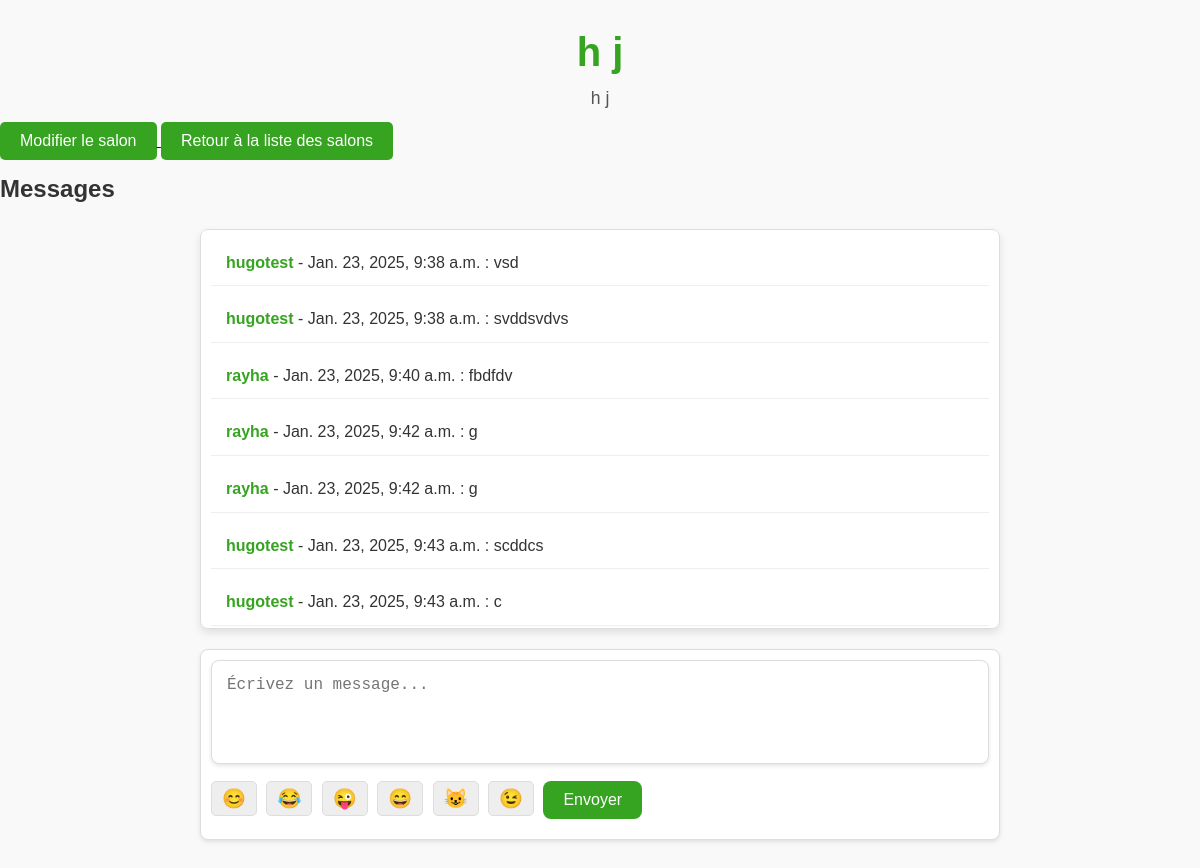
Page /membre/salon/38/ (signed in) on the committed database.
### membre/models.py (models this page shows, shortened)
class Salon(models.Model):
    nom = models.CharField(max_length=100)
    description = models.TextField()
    date_creation = models.DateTimeField(auto_now_add=True,null=True)
    users = models.ManyToManyField(User, related_name="authorized_salons", blank=True)
    created_by = models.ForeignKey(User, on_delete=models.CASCADE, related_name="created_salons", null=True, blank=True)

class Message(models.Model):
    salon = models.ForeignKey('Salon', on_delete=models.CASCADE, related_name='messages')
    user = models.ForeignKey(User, on_delete=models.CASCADE)
    contenu = models.TextField()
    date_creation = models.DateTimeField(auto_now_add=True)

### membre/views.py (the view)
# urls.py: path('membre/salon/<int:salon_id>/', views.view_salon, name='view_salon'),
@login_required(login_url='connection')
def view_salon(request, salon_id):
    salon = get_object_or_404(Salon, id=salon_id)
    if request.method == 'POST':
        contenu = request.POST.get('contenu')
        if contenu:
            Message.objects.create(salon=salon, user=request.user, contenu=contenu)
    return render(request, 'view_salon.html', {'salon': salon})

### membre/templates/view_salon.html (shortened to what this page needs)
{% load static %}
<!DOCTYPE html>
<html lang="fr">
<head>
    <link rel="stylesheet" href="{% static 'styles.css' %}">
    <link rel="stylesheet" href="https://cdn.jsdelivr.net/npm/emoji-mart@5.6.0/css/emoji-mart.css">
</head>
<body>
    <h1>{{ salon.nom }}</h1>
    <p>{{ salon.description }}</p>
    {% if salon.created_by == request.user or request.user.is_staff %}
    <a href="{% url 'edit_salon' salon.id %}">
        <button>Modifier le salon</button>
    </a>
    {% endif %}
    <a href="{% url 'salon_disponible' %}">
        <button>Retour à la liste des salons</button>
    </a>
    <h2>Messages</h2>
    <div id="messages-container">
        <ul id="messages">
            {% for message in salon.messages.all %}
                <li><strong>{{ message.user.username }}      </strong>- {{ message.date_creation }} : {{ message.contenu }}</li>
            {% endfor %}
        </ul>
    </div>
    <form>
        <textarea id="contenu" name="contenu" rows="4" placeholder="Écrivez un message..."></textarea>
        <button type="button" class="emoji-button" data-emoji="😊">😊</button>
        <button type="button" class="emoji-button" data-emoji="😂">😂</button>
        <button type="button" class="emoji-button" data-emoji="😜">😜</button>
        <button type="button" class="emoji-button" data-emoji="😄">😄</button>
        <button type="button" class="emoji-button" data-emoji="😺">😺</button>
        <button type="button" class="emoji-button" data-emoji="😉">😉</button>
        <button type="submit">Envoyer</button>
    </form>
</body>
</html>

### membre/static/styles.css (style rules this page uses)
* { margin: 0; padding: 0; box-sizing: border-box; }
#messages-container { height: 400px; overflow-y: scroll; background-color: #f5f5f5; border: 1px solid #ddd; padding: 10px; }
#messages li { margin-bottom: 10px; font-size: 16px; }
#messages li strong { color: #1877f2; }

### membre/templates/view_salon.html (style rules this page uses)
body { font-family: Arial, sans-serif; margin: 0; padding: 0; background-color: #f9f9f9; color: #333; line-height: 1.6; }
h1 { font-size: 2.5rem; text-align: center; margin-top: 20px; color: #36a420; }
p { text-align: center; font-size: 1.1rem; color: #555; }
button { display: inline-block; margin: 10px auto; padding: 10px 20px; font-size: 1rem; color: #fff; background-color: #36a420; border: none; border-radius: 5px; cursor: pointer; transition: background-color 0.3s ease; }
a button { text-decoration: none; }
#messages-container { max-width: 800px; margin: 20px auto; padding: 10px; border: 1px solid #ddd; border-radius: 8px; background: #fff; box-shadow: 0 4px 8px rgba(0, 0, 0, 0.1); max-height: 400px; overflow-y: auto; }
#messages { list-style: none; padding: 0; margin: 0; }
#messages li { padding: 10px 15px; border-bottom: 1px solid #eee; color: #333; }
#messages li strong { color: #36a420; }
form { max-width: 800px; margin: 20px auto; padding: 10px; background-color: #fff; border: 1px solid #ddd; border-radius: 8px; box-shadow: 0 2px 4px rgba(0, 0, 0, 0.1); }
form textarea { width: 100%; padding: 15px; font-size: 1rem; border: 1px solid #ddd; border-radius: 8px; resize: none; box-shadow: 0 2px 4px rgba(0, 0, 0, 0.1); }
form .emoji-button { background-color: #eee; color: #36a420; border: 1px solid #ddd; border-radius: 5px; cursor: pointer; font-size: 1.2rem; padding: 5px 10px; margin-right: 5px; transition: background-color 0.3s ease, transform 0.2s ease; }
form button[type="submit"] { margin-top: 10px; padding: 10px 20px; font-size: 1rem; background-color: #36a420; color: #fff; border: none; border-radius: 8px; cursor: pointer; transition: background-color 0.3s ease; }

### rows in the picture
Salon: nom "h j", description "h j"
Message: user.username "hugotest", date_creation "Jan. 23, 2025, 9:38 a.m.", contenu "vsd"
Message: user.username "hugotest", date_creation "Jan. 23, 2025, 9:38 a.m.", contenu "svddsvdvs"
Message: user.username "rayha", date_creation "Jan. 23, 2025, 9:40 a.m.", contenu "fbdfdv"
Message: user.username "rayha", date_creation "Jan. 23, 2025, 9:42 a.m.", contenu "g"
Message: user.username "rayha", date_creation "Jan. 23, 2025, 9:42 a.m.", contenu "g"
Message: user.username "hugotest", date_creation "Jan. 23, 2025, 9:43 a.m.", contenu "scddcs"
Message: user.username "hugotest", date_creation "Jan. 23, 2025, 9:43 a.m.", contenu "c"
